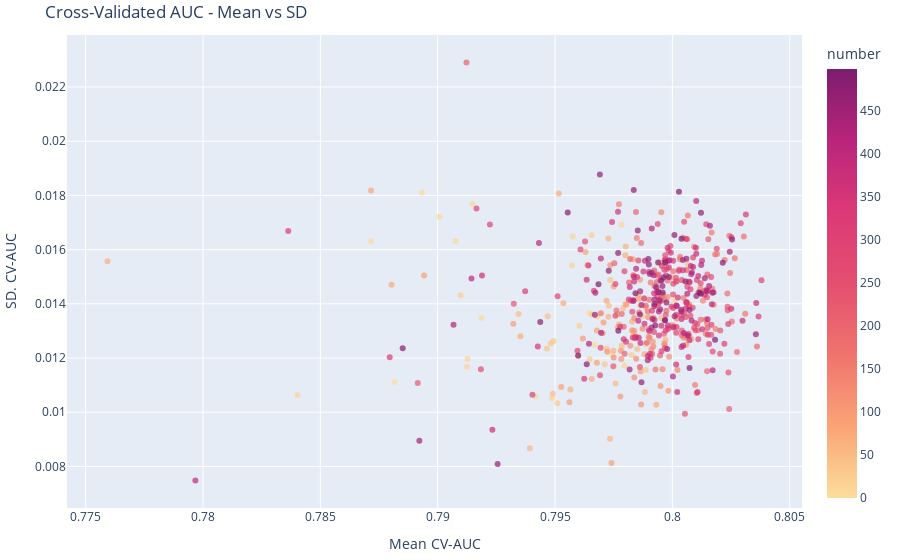

Here is the notebook cell this chart was saved with:
### Code cell
result = study1.trials_dataframe()
fig = px.scatter(result, x='value', y='user_attrs_val_std', hover_data=['number'], opacity=.7, 
                 color='number', color_continuous_scale=px.colors.sequential.Sunsetdark,
                 title='Cross-Validated AUC - Mean vs SD')
fig.update_layout(margin=dict(l=20, r=10, t=35, b=20), height=400, xaxis_title='Mean CV-AUC', yaxis_title='SD. CV-AUC')

### Figure 1 — Plotly figure (JSON) as saved in the notebook; plotly's stock layout.template omitted (floating-point values rounded to 4 significant figures; data arrays with more than 128 entries replaced by an {"elided": "..."} marker saying what was removed)
{"data": [{"customdata": {"elided": "500x1 int values"}, "hovertemplate": "value=%{x}<br>user_attrs_val_std=%{y}<br>number=%{marker.color}<extra></extra>", "legendgroup": "", "marker": {"color": {"elided": "500 int values"}, "coloraxis": "coloraxis", "opacity": 0.7, "symbol": "circle"}, "mode": "markers", "name": "", "orientation": "v", "showlegend": false, "type": "scatter", "x": {"elided": "500 float values"}, "xaxis": "x", "y": {"elided": "500 float values"}, "yaxis": "y"}], "layout": {"autosize": true, "coloraxis": {"colorbar": {"title": {"text": "number"}}, "colorscale": [[0, "rgb(252, 222, 156)"], [0.1667, "rgb(250, 164, 118)"], [0.3333, "rgb(240, 116, 110)"], [0.5, "rgb(227, 79, 111)"], [0.6667, "rgb(220, 57, 119)"], [0.8333, "rgb(185, 37, 122)"], [1, "rgb(124, 29, 111)"]]}, "legend": {"tracegroupgap": 0}, "margin": {"b": 20, "l": 20, "r": 10, "t": 35}, "title": {"text": "Cross-Validated AUC - Mean vs SD"}, "xaxis": {"anchor": "y", "autorange": true, "domain": [0, 1], "range": [0.7742, 0.8055], "title": {"text": "Mean CV-AUC"}, "type": "linear"}, "yaxis": {"anchor": "x", "autorange": true, "domain": [0, 1], "range": [0.006388, 0.024], "title": {"text": "SD. CV-AUC"}, "type": "linear"}}}
